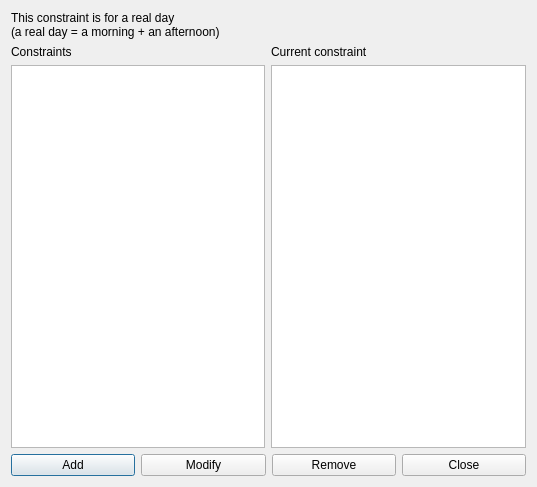
<?xml version="1.0" encoding="UTF-8"?>
<ui version="4.0">
 <class>ConstraintTeachersMaxBuildingChangesPerRealDayForm_template</class>
 <widget class="QDialog" name="ConstraintTeachersMaxBuildingChangesPerRealDayForm_template">
  <property name="geometry">
   <rect>
    <x>0</x>
    <y>0</y>
    <width>537</width>
    <height>487</height>
   </rect>
  </property>
  <property name="windowTitle">
   <string extracomment="This is the title of the dialog in which you see the list of all constraints of this type">Constraints teachers max building changes per real day</string>
  </property>
  <layout class="QGridLayout" name="gridLayout">
   <item row="0" column="0" colspan="2">
    <widget class="QLabel" name="label">
     <property name="text">
      <string>This constraint is for a real day
(a real day = a morning + an afternoon)</string>
     </property>
    </widget>
   </item>
   <item row="1" column="0">
    <layout class="QVBoxLayout" name="verticalLayout">
     <item>
      <widget class="QLabel" name="constraintsTextLabel">
       <property name="frameShape">
        <enum>QFrame::NoFrame</enum>
       </property>
       <property name="frameShadow">
        <enum>QFrame::Plain</enum>
       </property>
       <property name="text">
        <string>Constraints</string>
       </property>
       <property name="wordWrap">
        <bool>false</bool>
       </property>
      </widget>
     </item>
     <item>
      <widget class="QListWidget" name="constraintsListWidget"/>
     </item>
    </layout>
   </item>
   <item row="1" column="1">
    <layout class="QVBoxLayout" name="verticalLayout_2">
     <item>
      <widget class="QLabel" name="currentConstraintTextLabel">
       <property name="text">
        <string>Current constraint</string>
       </property>
       <property name="wordWrap">
        <bool>false</bool>
       </property>
      </widget>
     </item>
     <item>
      <widget class="QPlainTextEdit" name="currentConstraintTextEdit"/>
     </item>
    </layout>
   </item>
   <item row="2" column="0" colspan="2">
    <layout class="QHBoxLayout" name="horizontalLayout">
     <item>
      <widget class="QPushButton" name="addConstraintPushButton">
       <property name="text">
        <string>Add</string>
       </property>
      </widget>
     </item>
     <item>
      <widget class="QPushButton" name="modifyConstraintPushButton">
       <property name="text">
        <string>Modify</string>
       </property>
      </widget>
     </item>
     <item>
      <widget class="QPushButton" name="removeConstraintPushButton">
       <property name="text">
        <string>Remove</string>
       </property>
      </widget>
     </item>
     <item>
      <widget class="QPushButton" name="closePushButton">
       <property name="text">
        <string>Close</string>
       </property>
      </widget>
     </item>
    </layout>
   </item>
  </layout>
 </widget>
 <layoutdefault spacing="6" margin="11"/>
 <resources/>
 <connections/>
</ui>
